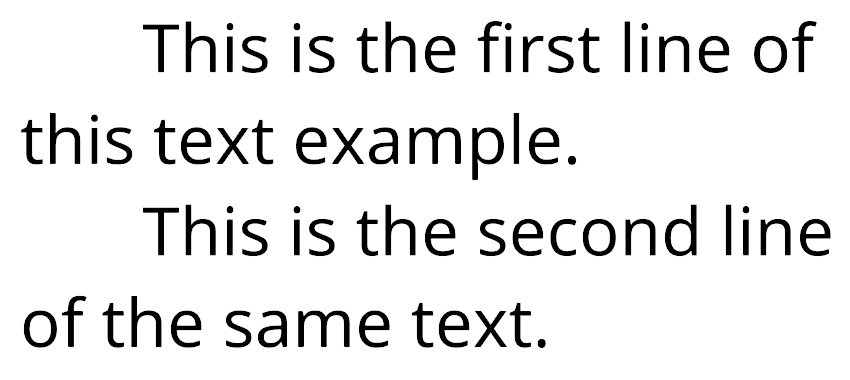
#> input picture open_cv/text_detection/text.png, 850 x 380 px
$ python script.py
#> lines starting #> are read from the running program, lines starting #| are printed output that depends on the picture; after the words box and inside, x2 and y2 are one past the last pixel; in counts of white or black regions, pixels touching at a corner belong together
import cv2
from cv2 import COLOR_BGR2GRAY
import pytesseract
import numpy as np

pytesseract.pytesseract.tesseract_cmd = 'C:\\Program Files\\Tesseract-OCR\\tesseract.exe'

img = cv2.imread('text.png')
#> img is the input picture: shape (380, 850, 3); min 0, max 255, mean 232.5

gray = cv2.cvtColor(img,COLOR_BGR2GRAY)

gray,img_bin = cv2.threshold(gray,128,255,cv2.THRESH_BINARY | cv2.THRESH_OTSU)
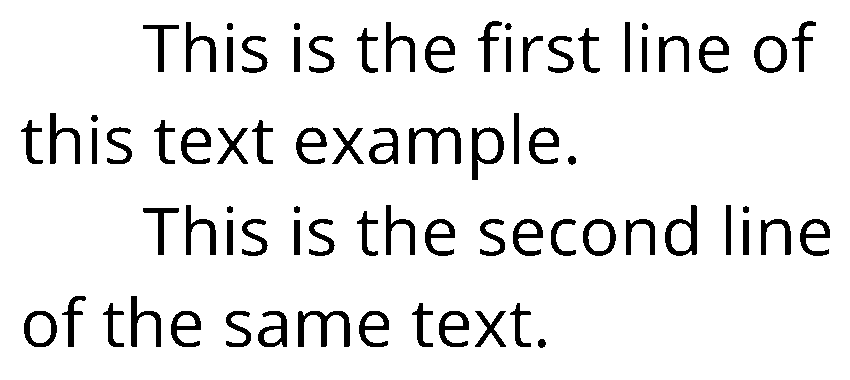
#> img_bin: shape (380, 850); 91.4% white; 77 black regions, largest, box (x1, y1, x2, y2) and area: (409, 127, 461, 164) 763, (298, 311, 350, 347) 755, (472, 127, 504, 180) 646
#> gray = 130

gray = cv2.bitwise_not(img_bin)

kernel = np.ones((2,1),np.uint8)

img = cv2.erode(gray,kernel,iterations=1)
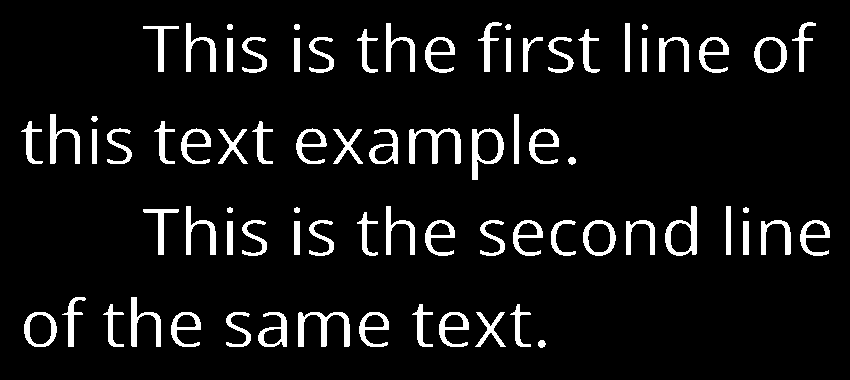
#> img: shape (380, 850); 7.7% white; 77 white regions, largest, box (x1, y1, x2, y2) and area: (409, 128, 461, 164) 711, (298, 312, 350, 347) 703, (472, 128, 504, 180) 593

img = cv2.dilate(img,kernel,iterations=1)
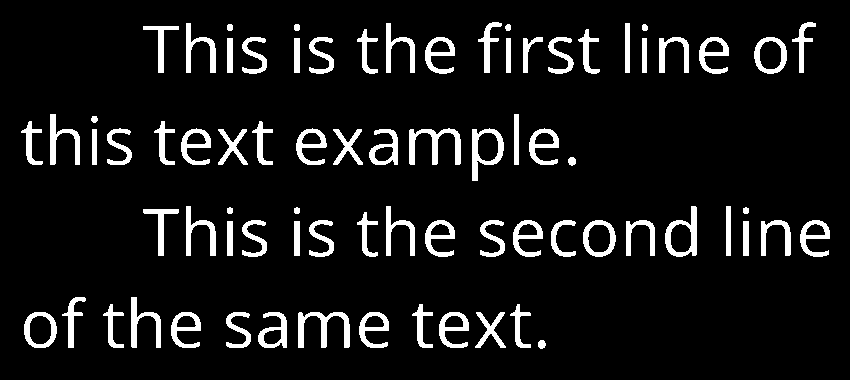
#> img: shape (380, 850); 8.6% white; 77 white regions, largest, box (x1, y1, x2, y2) and area: (409, 128, 461, 165) 763, (298, 312, 350, 348) 755, (472, 128, 504, 181) 646

#> (the run stopped early here; a loop or call above may not have finished)
